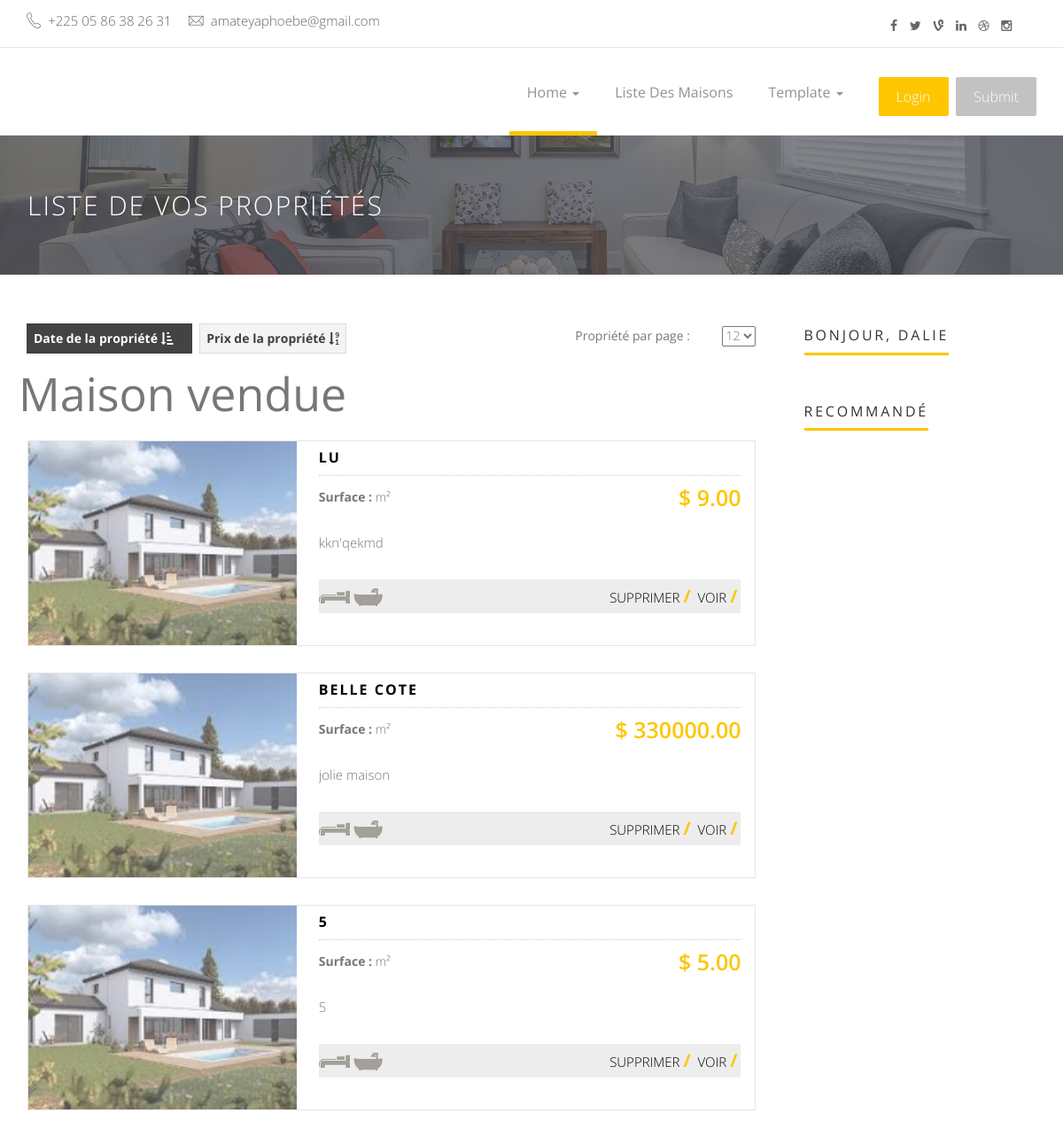
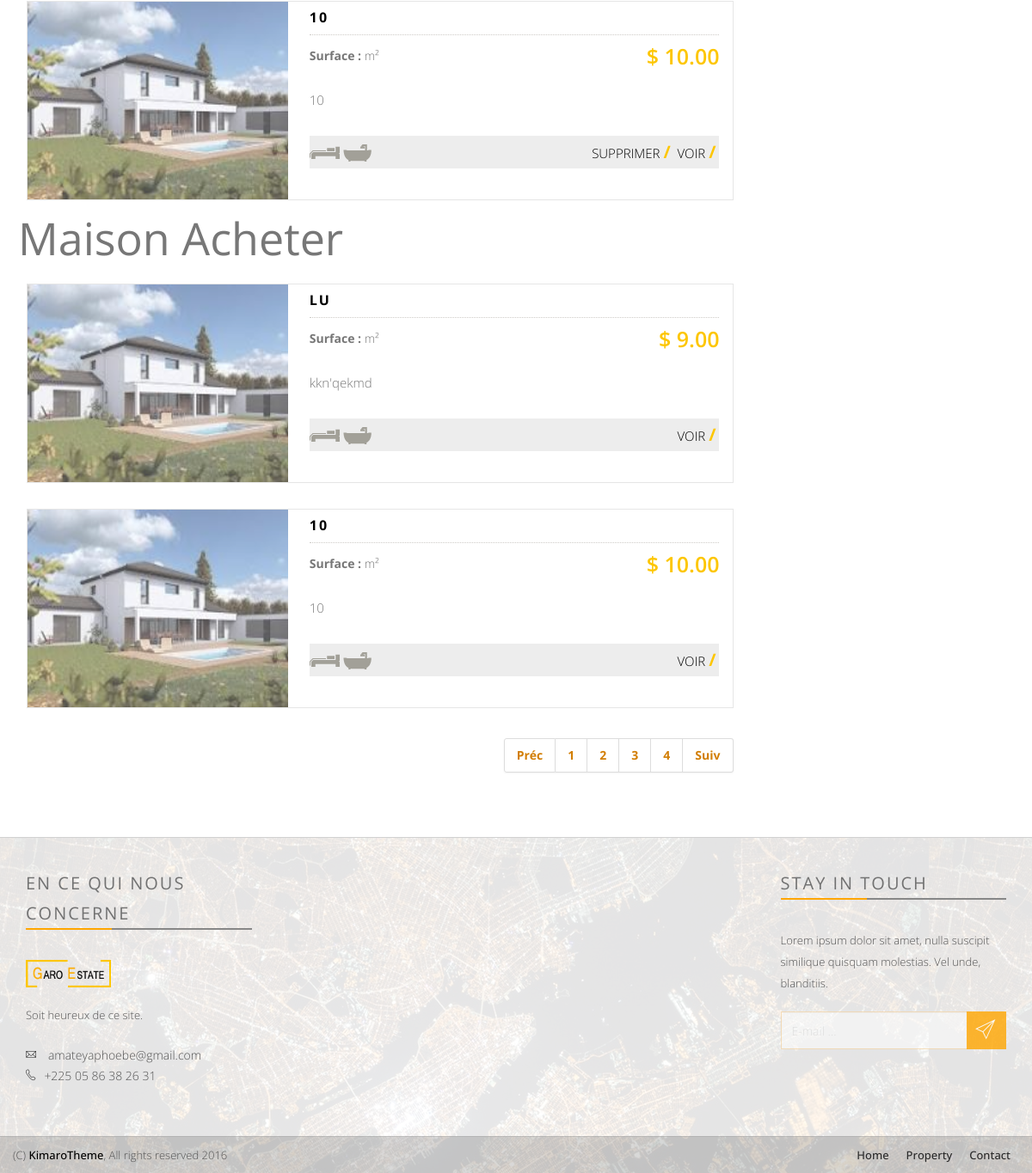
Screenshot of /user-properties/ (signed in) with the database file from the repository (2 pictures, top to bottom).
### selling/models.py (models this page shows, shortened)
class Properties(models.Model):
    name = models.CharField(max_length=255)
    description = models.TextField()
    city = models.CharField(max_length=100)
    state = models.CharField(max_length=100)
    bedrooms = models.PositiveIntegerField(default=1)
    bathrooms = models.PositiveIntegerField(default=1)
    price = models.DecimalField(max_digits=10, decimal_places=2)
    phone = models.CharField(max_length=15)
    owner = models.ForeignKey(User, on_delete=models.CASCADE)
    created_at = models.DateTimeField(auto_now_add=True)
    image = models.ImageField(upload_to='property_images/')
    status = models.CharField(max_length=20, choices=[('available', 'Available'), ('sold', 'Sold')], default='available')
    properties_geo = models.CharField(max_length=255)
    swimming_pool = models.BooleanField(default=False)
    emergency_exit = models.BooleanField(default=False)
    sold_date = models.DateTimeField(null=True, blank=True)
    @property
    def is_sold(self):
        return self.status == 'sold'

### selling/views.py (the view)
# urls.py: path('user-properties/', views.user_properties, name='user_properties'),
@login_required
def user_properties(request):
    user = request.user
    user_properties_for_sale = Properties.objects.filter(owner=user)
    user_properties_bought = Properties.objects.filter(owner=user, status='sold')
    return render(request, 'user-properties.html', {
        'user_properties_for_sale': user_properties_for_sale,
        'user_properties_bought': user_properties_bought,
    })

### selling/templates/user-properties.html (shortened to what this page needs)
{% load static %}
<!DOCTYPE html>
<html class="no-js" lang="en">
<head>
    <link rel="stylesheet" href="{% static 'assets/css/normalize.css' %}">
    <link rel="stylesheet" href="{% static 'assets/css/font-awesome.min.css' %}">
    <link rel="stylesheet" href="{% static 'assets/css/fontello.css' %}">
    <link href="{% static 'assets/fonts/icon-7-stroke/css/pe-icon-7-stroke.css' %}" rel="stylesheet">
    <link href="{% static 'assets/fonts/icon-7-stroke/css/helper.css' %}" rel="stylesheet">
    <link href="{% static 'css/animate.css' %}" rel="stylesheet" media="screen">
    <link rel="stylesheet" href="{% static 'assets/css/bootstrap-select.min.css' %}">
    <link rel="stylesheet" href="{% static 'bootstrap/css/bootstrap.min.css' %}">
    <link rel="stylesheet" href="{% static 'assets/css/icheck.min_all.css' %}">
    <link rel="stylesheet" href="{% static 'assets/css/price-range.css' %}">
    <link rel="stylesheet" href="{% static 'assets/css/owl.carousel.css' %}">
    <link rel="stylesheet" href="{% static 'assets/css/owl.theme.css' %}">
    <link rel="stylesheet" href="{% static 'assets/css/owl.transitions.css' %}">
    <link rel="stylesheet" href="{% static 'assets/css/wizard.css' %}">
    <link rel="stylesheet" href="{% static 'assets/css/style.css' %}">
    <link rel="stylesheet" href="{% static 'assets/css/responsive.css' %}">
</head>
    <body>
        <div class="header-connect">
            <div class="container">
                <div class="row">
                    <div class="col-md-5 col-sm-8  col-xs-12">
                        <div class="header-half header-call">
                            <p>
                                <span><i class="pe-7s-call"></i> +225 05 86 38 26 31</span>
                                <span><i class="pe-7s-mail"></i> amateyaphoebe@gmail.com</span>
                            </p>
                        </div>
                    </div>
                    <div class="col-md-2 col-md-offset-5  col-sm-3 col-sm-offset-1  col-xs-12">
                        <div class="header-half header-social">
                            <ul class="list-inline">
                                <li><a href="#"><i class="fa fa-facebook"></i></a></li>
                                <li><a href="#"><i class="fa fa-twitter"></i></a></li>
                                <li><a href="#"><i class="fa fa-vine"></i></a></li>
                                <li><a href="#"><i class="fa fa-linkedin"></i></a></li>
                                <li><a href="#"><i class="fa fa-dribbble"></i></a></li>
                                <li><a href="#"><i class="fa fa-instagram"></i></a></li>
                            </ul>
                        </div>
                    </div>
                </div>
            </div>
        </div>
        <nav class="navbar navbar-default ">
            <div class="container">
                <div class="collapse navbar-collapse yamm" id="navigation">
                    <div class="button navbar-right">
                        <button class="navbar-btn nav-button wow bounceInRight login" onclick="window.location.href='{% url 'authentification' %}'" data-wow-delay="0.4s">Login</button>
                        <button class="navbar-btn nav-button wow fadeInRight" onclick="window.location.href='{% url 'sell' %}'" data-wow-delay="0.5s">Submit</button>
                    </div>
                    <ul class="main-nav nav navbar-nav navbar-right">
                        <li class="dropdown ymm-sw " data-wow-delay="0.1s">
                            <a href="{% url 'properties_list' %}" class="dropdown-toggle active" data-toggle="dropdown" data-hover="dropdown" data-delay="200">Home <b class="caret"></b></a>
                        </li>
                        <li class="wow fadeInDown" data-wow-delay="0.1s"><a class="" href="{% url 'properties_list' %}">Liste des maisons</a></li>
                        <li class="dropdown yamm-fw" data-wow-delay="0.1s">
                            <a href="#" class="dropdown-toggle" data-toggle="dropdown" data-hover="dropdown" data-delay="200">Template <b class="caret"></b></a>
                        </li>
                    </ul>
                </div>
            </div>
        </nav>
<div class="page-head">
    <div class="container">
        <div class="row">
            <div class="page-head-content">
                <h1 class="page-title">Liste de vos propriétés</h1>
            </div>
        </div>
    </div>
</div>
<div class="content-area recent-property" style="background-color: #FFF;">
    <div class="container">
        <div class="row">
            <div class="col-md-9 pr-30 padding-top-40 properties-page user-properties">
                <div class="section">
                    <div class="page-subheader sorting pl0 pr-10">
                        <ul class="sort-by-list pull-left">
                            <li class="active">
                                <a href="javascript:void(0);" class="order_by_date" data-orderby="property_date" data-order="ASC">
                                    Date de la propriété <i class="fa fa-sort-amount-asc"></i>
                                </a>
                            </li>
                            <li class="">
                                <a href="javascript:void(0);" class="order_by_price" data-orderby="property_price" data-order="DESC">
                                    Prix de la propriété <i class="fa fa-sort-numeric-desc"></i>
                                </a>
                            </li>
                        </ul>
                        <div class="items-per-page pull-right">
                            <label for="items_per_page"><b>Propriété par page :</b></label>
                            <div class="sel">
                                <select id="items_per_page" name="per_page">
                                    <option selected="selected" value="12">12</option>
                                </select>
                            </div>
                        </div>
                    </div>
                </div>
                <div class="section">
                    <div id="list-type" class="proerty-th-list">
                        <h1>Maison vendue</h1>
                        {% for property in user_properties_for_sale %}
                        <div class="col-md-4 p0">
                            <div class="box-two proerty-item {% if property.is_sold %}sold{% endif %}">
                                <div class="item-thumb">
                                    <a href="{% url 'property_detail' property.id %}" ><img src="{{ property.image.url }}"></a>
                                </div>
                                <div class="item-entry overflow">
                                    <h5><a href="{% url 'property_detail' property.id %}">{{ property.name }}</a></h5>
                                    <div class="dot-hr"></div>
                                    <span class="pull-left"><b>Surface :</b> {{ property.property_geo }} m² </span>
                                    <span class="proerty-price pull-right"> $ {{ property.price }}</span>
                                    <p>{{ property.description }}</p>
                                    <div class="property-icon">
                                        <img src="{% static 'assets/img/icon/bed.png' %}">{{ property.min_bed }}
                                        <img src="{% static 'assets/img/icon/shawer.png' %}">{{ property.min_baths }}
                                        <div class="dealer-action pull-right">
                                            <a href="{% url 'delete' property.id %}" class="button delete_user_property">Supprimer</a>
                                            <a href="{% url 'property_detail' property.id %}" class="button">Voir</a>
                                        </div>
                                    </div>
                                </div>
                            </div>
                        </div>
                        {% endfor %}
                    </div>
                </div>
                <div class="section">
                    <div id="list-type" class="proerty-th-list">
                        <h1>Maison Acheter</h1>
                        {% for property in user_properties_bought %}
                        <div class="col-md-4 p0">
                            <div class="box-two proerty-item {% if property.is_sold %}sold{% endif %}">
                                <div class="item-thumb">
                                    <a href="{% url 'property_detail' property.id %}" ><img src="{{ property.image.url }}"></a>
                                </div>
                                <div class="item-entry overflow">
                                    <h5><a href="{% url 'property_detail' property.id %}">{{ property.name }}</a></h5>
                                    <div class="dot-hr"></div>
                                    <span class="pull-left"><b>Surface :</b> {{ property.property_geo }} m² </span>
                                    <span class="proerty-price pull-right"> $ {{ property.price }}</span>
                                    <p>{{ property.description }}</p>
                                    <div class="property-icon">
                                        <img src="{% static 'assets/img/icon/bed.png' %}">{{ property.min_bed }}
                                        <img src="{% static 'assets/img/icon/shawer.png' %}">{{ property.min_baths }}
                                        <div class="dealer-action pull-right">
                                            <a href="{% url 'property_detail' property.id %}" class="button">Voir</a>
                                        </div>
                                    </div>
                                </div>
                            </div>
                        </div>
                        {% endfor %}
                    </div>
                </div>
                <div class="section">
                    <div class="pull-right">
                        <div class="pagination">
                            <ul>
                                <li><a href="#">Préc</a></li>
                                <li><a href="#">1</a></li>
                                <li><a href="#">2</a></li>
                                <li><a href="#">3</a></li>
                                <li><a href="#">4</a></li>
                                <li><a href="#">Suiv</a></li>
                            </ul>
                        </div>
                    </div>
                </div>
            </div>
            <div class="col-md-3 p0 padding-top-40">
                <div class="blog-asside-right">
                    <div class="panel panel-default sidebar-menu wow fadeInRight animated" >
                        <div class="panel-heading">
                            <h3 class="panel-title">Bonjour, {{ user.username }}</h3>
                        </div>
                    </div>
                    <div class="panel panel-default sidebar-menu wow fadeInRight animated">
                        <div class="panel-heading">
                            <h3 class="panel-title">Recommandé</h3>
                        </div>
                    </div>
                </div>
            </div>
        </div>
    </div>
</div>
                  <div class="footer-area">
                    <div class="footer">
                        <div class="container">
                            <div class="row">
                                <div class="col-md-3 col-sm-6 wow fadeInRight animated">
                                    <div class="single-footer">
                                        <h4>En ce qui nous concerne</h4>
                                        <div class="footer-title-line"></div>
                                        <img src="{% static 'assets/img/footer-logo.png' %}" alt="" class="wow pulse" data-wow-delay="1s">
                                        <p>Soit heureux de ce site.</p>
                                        <ul class="footer-adress">
                                            <li><i class="pe-7s-mail strong"></i> amateyaphoebe@gmail.com</li>
                                            <li><i class="pe-7s-call strong"></i>+225 05 86 38 26 31</li>
                                        </ul>
                                    </div>
                                </div>
                                <div class="col-md-3 col-sm-6 wow fadeInRight animated">
                                </div>
                                <div class="col-md-3 col-sm-6 wow fadeInRight animated">
                                </div>
                                <div class="col-md-3 col-sm-6 wow fadeInRight animated">
                                    <div class="single-footer news-letter">
                                        <h4>Stay in touch</h4>
                                        <div class="footer-title-line"></div>
                                        <p>Lorem ipsum dolor sit amet, nulla suscipit similique quisquam molestias. Vel unde, blanditiis.</p>
                                        <form>
                                            <div class="input-group">
                                                <input class="form-control" type="text" placeholder="E-mail ...">
                                                <span class="input-group-btn">
                                                    <button class="btn btn-primary subscribe" type="button"><i class="pe-7s-paper-plane pe-2x"></i></button>
                                                </span>
                                            </div>
                                        </form>
                                    </div>
                                </div>
                            </div>
                        </div>
                    </div>
                    <div class="footer-copy text-center">
                        <div class="container">
                            <div class="row">
                                <div class="pull-left">
                                    <span>(C) <a href="http://www.KimaroTec.com">KimaroTheme</a>, All rights reserved 2016</span>
                                </div>
                                <div class="bottom-menu pull-right">
                                    <ul>
                                        <li><a href="#">Home</a></li>
                                        <li><a href="#">Property</a></li>
                                        <li><a href="#">Contact</a></li>
                                    </ul>
                                </div>
                            </div>
                        </div>
                    </div>
                </div>

### static/assets/css/wizard.css (style rules this page uses)
label { font-weight: 400; }

### rows the page displays
Properties: image (picture), name "LU", price "9.00", description "kkn'qekmd"
Properties: image (picture), name "BELLE COTE", price "330000.00", description "jolie maison"
Properties: image (picture), name "5", price "5.00", description "5"
Properties: image (picture), name "10", price "10.00", description "10"

### other values shown
{{ user.username }} "DALIE"
